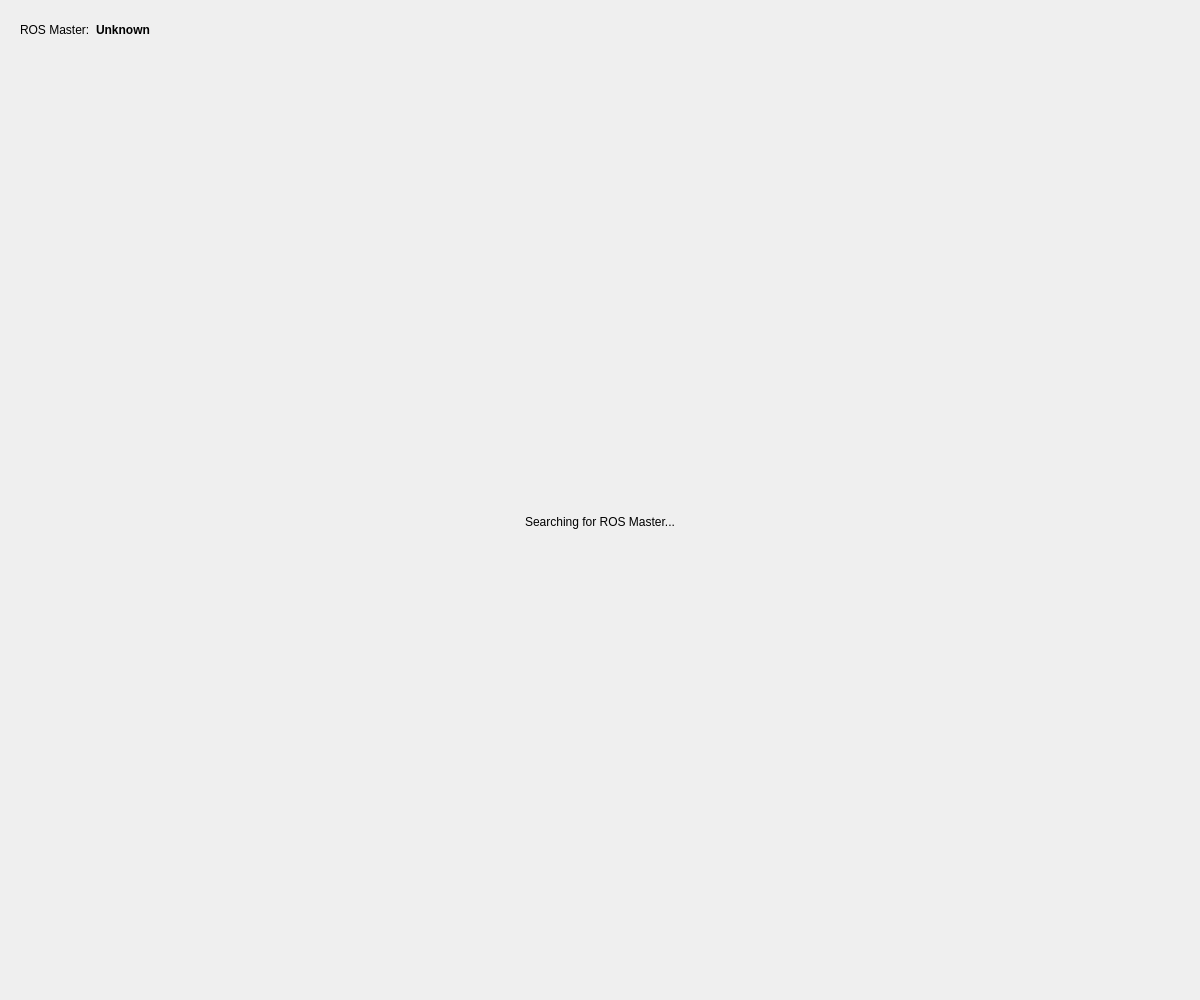
<?xml version="1.0" encoding="UTF-8"?>
<ui version="4.0">
 <class>Dialog</class>
 <widget class="QDialog" name="Dialog">
  <property name="geometry">
   <rect>
    <x>0</x>
    <y>0</y>
    <width>1200</width>
    <height>1000</height>
   </rect>
  </property>
  <property name="sizePolicy">
   <sizepolicy hsizetype="Fixed" vsizetype="Fixed">
    <horstretch>0</horstretch>
    <verstretch>0</verstretch>
   </sizepolicy>
  </property>
  <property name="windowTitle">
   <string>Load Topic Data</string>
  </property>
  <layout class="QVBoxLayout" name="verticalLayout">
   <item>
    <widget class="QWidget" name="masterLabelGroup" native="true">
     <layout class="QHBoxLayout" name="horizontalLayout">
      <item>
       <widget class="QLabel" name="label">
        <property name="text">
         <string>ROS Master:</string>
        </property>
       </widget>
      </item>
      <item>
       <widget class="QLabel" name="currentRosMasterLabel">
        <property name="font">
         <font>
          <weight>75</weight>
          <bold>true</bold>
         </font>
        </property>
        <property name="text">
         <string>Unknown</string>
        </property>
       </widget>
      </item>
      <item>
       <spacer name="horizontalSpacer">
        <property name="orientation">
         <enum>Qt::Horizontal</enum>
        </property>
        <property name="sizeHint" stdset="0">
         <size>
          <width>40</width>
          <height>20</height>
         </size>
        </property>
       </spacer>
      </item>
     </layout>
    </widget>
   </item>
   <item>
    <widget class="QStackedWidget" name="stackedWidget">
     <property name="currentIndex">
      <number>1</number>
     </property>
     <widget class="QWidget" name="dataLoaderWidgetContainer">
      <layout class="QVBoxLayout" name="verticalLayout_3">
       <item>
        <widget class="DataLoaderWidget" name="dataLoaderWidget" native="true">
         <property name="sizePolicy">
          <sizepolicy hsizetype="Preferred" vsizetype="MinimumExpanding">
           <horstretch>0</horstretch>
           <verstretch>0</verstretch>
          </sizepolicy>
         </property>
        </widget>
       </item>
       <item>
        <widget class="QWidget" name="widget" native="true">
         <layout class="QHBoxLayout" name="horizontalLayout_2">
          <item>
           <widget class="QGroupBox" name="groupBox">
            <property name="title">
             <string>Options</string>
            </property>
            <layout class="QVBoxLayout" name="verticalLayout_4">
             <item>
              <widget class="QWidget" name="widget_2" native="true">
               <layout class="QHBoxLayout" name="horizontalLayout_3">
                <item>
                 <widget class="QRadioButton" name="subscribeRadio">
                  <property name="text">
                   <string>Subscribe</string>
                  </property>
                  <property name="checked">
                   <bool>true</bool>
                  </property>
                  <attribute name="buttonGroup">
                   <string notr="true">subscribeRadioGroup</string>
                  </attribute>
                 </widget>
                </item>
                <item>
                 <widget class="QRadioButton" name="takeLatestRadio">
                  <property name="text">
                   <string>Take Latest</string>
                  </property>
                  <property name="checked">
                   <bool>false</bool>
                  </property>
                  <attribute name="buttonGroup">
                   <string notr="true">subscribeRadioGroup</string>
                  </attribute>
                 </widget>
                </item>
               </layout>
              </widget>
             </item>
             <item>
              <widget class="QWidget" name="widget_3" native="true">
               <layout class="QHBoxLayout" name="horizontalLayout_4">
                <item>
                 <widget class="QCheckBox" name="keepOlderMessagesCheckbox">
                  <property name="text">
                   <string>Keep older messages</string>
                  </property>
                 </widget>
                </item>
               </layout>
              </widget>
             </item>
            </layout>
           </widget>
          </item>
          <item>
           <spacer name="horizontalSpacer_3">
            <property name="orientation">
             <enum>Qt::Horizontal</enum>
            </property>
            <property name="sizeHint" stdset="0">
             <size>
              <width>40</width>
              <height>20</height>
             </size>
            </property>
           </spacer>
          </item>
          <item>
           <widget class="QPushButton" name="addLayerButton">
            <property name="text">
             <string>Add Layer</string>
            </property>
           </widget>
          </item>
          <item>
           <spacer name="horizontalSpacer_2">
            <property name="orientation">
             <enum>Qt::Horizontal</enum>
            </property>
            <property name="sizeHint" stdset="0">
             <size>
              <width>40</width>
              <height>20</height>
             </size>
            </property>
           </spacer>
          </item>
         </layout>
        </widget>
       </item>
      </layout>
     </widget>
     <widget class="QWidget" name="nodeInitWidget">
      <layout class="QVBoxLayout" name="verticalLayout_2">
       <item>
        <widget class="QLabel" name="searchMasterLabel">
         <property name="text">
          <string>Searching for ROS Master...</string>
         </property>
         <property name="alignment">
          <set>Qt::AlignCenter</set>
         </property>
        </widget>
       </item>
      </layout>
     </widget>
    </widget>
   </item>
  </layout>
 </widget>
 <customwidgets>
  <customwidget>
   <class>DataLoaderWidget</class>
   <extends>QWidget</extends>
   <header>qgis_ros/ui/data_loader_widget.h</header>
   <container>1</container>
  </customwidget>
 </customwidgets>
 <resources/>
 <connections/>
 <buttongroups>
  <buttongroup name="subscribeRadioGroup"/>
 </buttongroups>
</ui>
